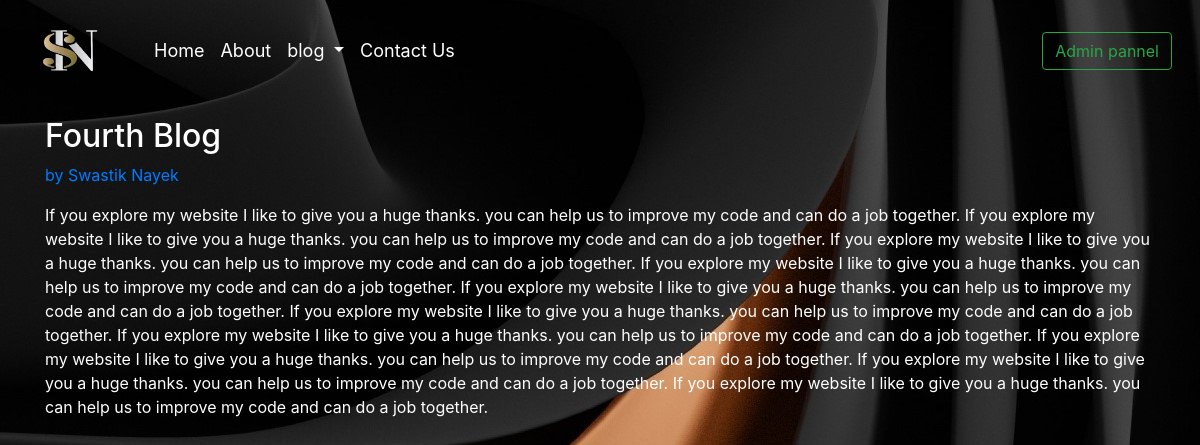
/Fourth-post, run on the app's committed database.
### home/models.py (models this page shows, shortened)
class Post(models.Model):
    sno = models.AutoField(primary_key=True)
    title = models.CharField(max_length=255)
    content = models.TextField()
    author = models.CharField(max_length=13)
    slug = models.CharField(max_length=130)

### home/views.py (the view)
# urls.py: path('<str:slug>', views.blogPost, name='blogPost'),
def blogPost(request, slug):
    post = Post.objects.filter(slug=slug).first()
    context = {'post': post}
    return render(request, 'blogPost.html',context)

### templates/blogPost.html (shortened to what this page needs)
{% extends "base.html" %}
{% block blogactive %}active{% endblock blogactive %}
{% block body %}
<div class="container my-3">
    <h2 class="blog-post-title" style="color: white;">{{post.title}}</h2>
    <p class="blog-post-meta" style="color: white;">{{post.timeStamp}} <a href="#"> by {{post.author}}</a></p>
    <p style="color: white;">{{post.content}}</p>
  </div>
{% endblock body %}

### data on the page
Post: title "Fourth Blog", author "Swastik Nayek", content "If you explore my website I like to give you a huge thanks. you can help us to improve my code and can do a job together. If you explore my website I like to give you a huge thanks. you can help us to improve my code and can do a job together. If you explore my website I like to give you a huge thanks. you can help us to improve my code and can do a job together. If you explore my website I like to give you a huge thanks. you can help us to improve my code and can do a job together. If you explore my website I like to give you a huge thanks. you can help us to improve my code and can do a job together. If you explore my website I like to give you a huge thanks. you can help us to improve my…"
